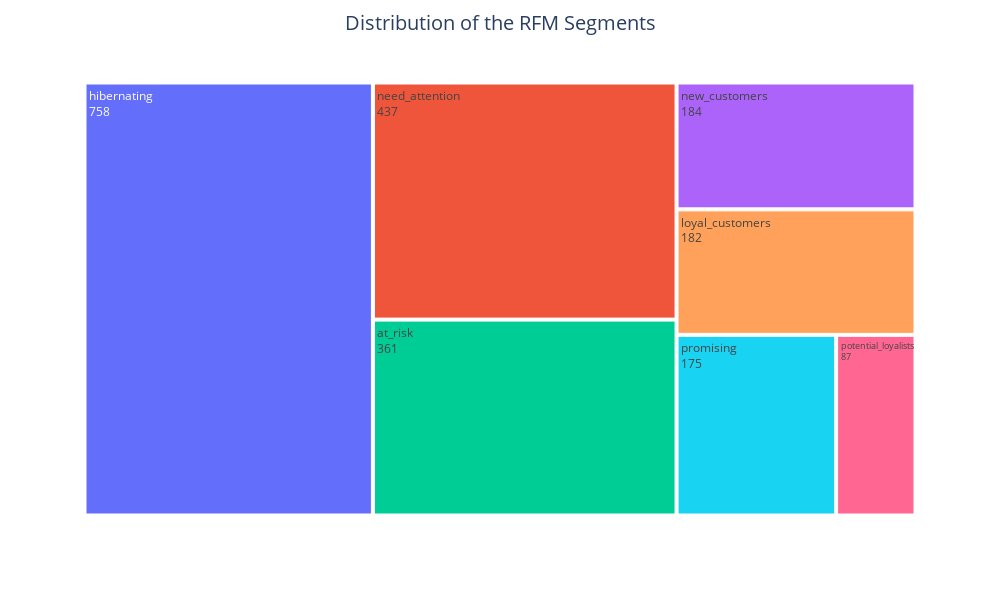

Notebook cell for this chart:
### Code cell
fig = px.treemap(rfm.groupby('Segment')[["ID"]].nunique().sort_values(by="ID", ascending=False),
                 path=[df.groupby('Segment')[["ID"]].nunique().sort_values(by="ID", ascending=False).index], 
                 values='ID', 
                 width=1000, 
                 height=600)
fig.update_layout(title_text='Distribution of the RFM Segments', title_x=0.5, title_font=dict(size=20))
fig.update_traces(textinfo="label+value")

### Figure 1 — Plotly figure (JSON) as saved in the notebook; plotly's stock layout.template omitted (floating-point values rounded to 4 significant figures)
{"data": [{"branchvalues": "total", "domain": {"x": [0, 1], "y": [0, 1]}, "hovertemplate": "labels=%{label}<br>ID=%{value}<br>parent=%{parent}<br>id=%{id}<extra></extra>", "ids": ["at_risk", "hibernating", "loyal_customers", "need_attention", "new_customers", "potential_loyalists", "promising"], "labels": ["at_risk", "hibernating", "loyal_customers", "need_attention", "new_customers", "potential_loyalists", "promising"], "name": "", "parents": ["", "", "", "", "", "", ""], "textinfo": "label+value", "type": "treemap", "values": [361, 758, 182, 437, 184, 87, 175]}], "layout": {"height": 600, "legend": {"tracegroupgap": 0}, "margin": {"t": 60}, "title": {"font": {"size": 20}, "text": "Distribution of the RFM Segments", "x": 0.5}, "width": 1000}}
